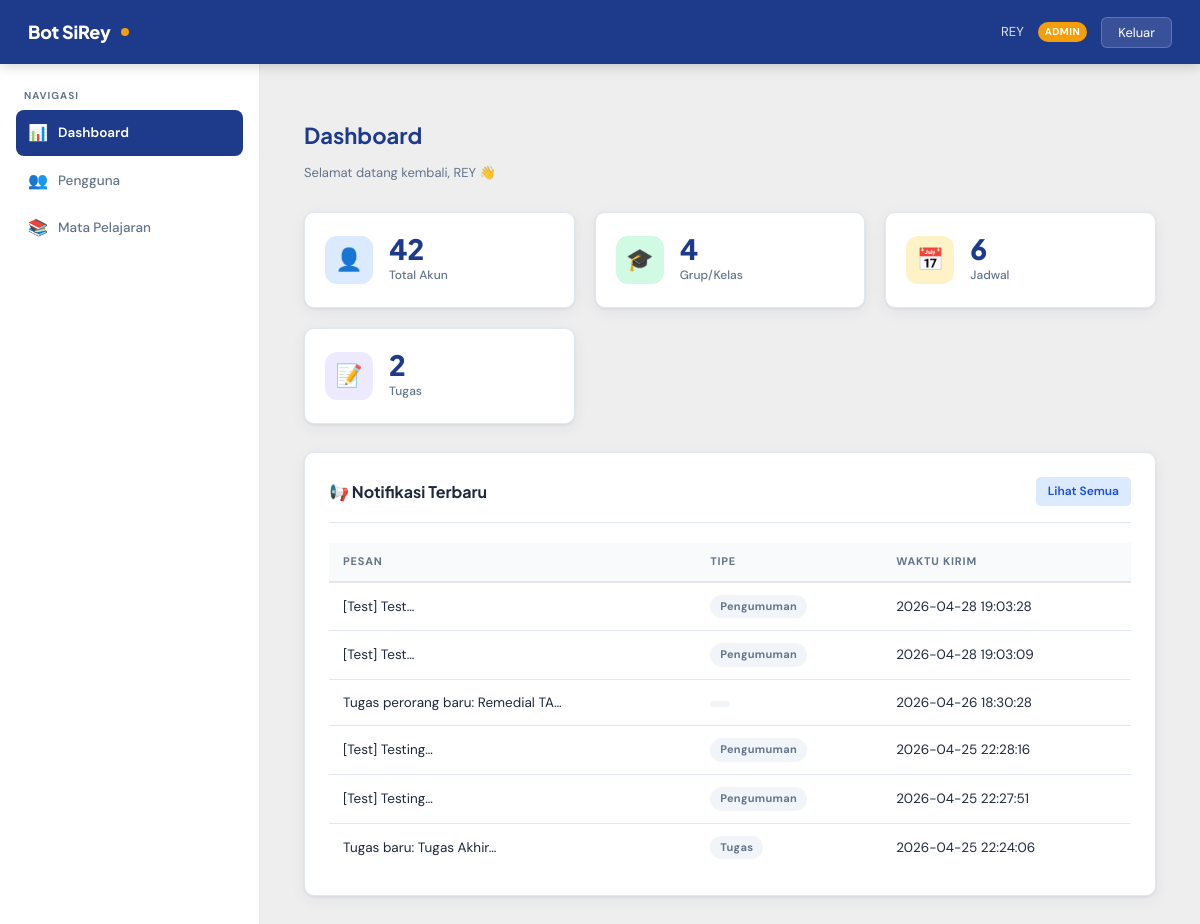
Screenshot of /dashboard/dashboard.php (signed in) with the database file from the repository.
### tables this page shows
CREATE TABLE `notifikasi_rayhanrp` (
  `notifikasi_id` int(11) NOT NULL,
  `tipe` enum('tugas','pengumuman','jadwal','nilai','sistem','telegram') NOT NULL,
  `grup_id` int(11) DEFAULT NULL,
  `sumber_tipe` enum('pengumuman','tugas','sistem') DEFAULT NULL,
  `sumber_id` int(11) DEFAULT NULL,
  `pesan` text NOT NULL,
  `jumlah_terkirim` int(11) NOT NULL DEFAULT 0,
  `waktu_kirim` datetime NOT NULL DEFAULT current_timestamp()
);

### includes/helpers.php (called while the page is built, shortened)
<?php
require_once __DIR__ . '/../koneksi.php';
function requireAdminSession(string $redirectTo = 'login.php'): array
{
    return [
        'id'      => (int)$_SESSION['admin_id'],
        'nis_nip' => (string)($_SESSION['admin_nis_nip'] ?? ''),
        'role'    => (string)($_SESSION['admin_role'] ?? 'guru'),
        'name'    => (string)($_SESSION['admin_name'] ?? 'Admin'),
    ];
}

### koneksi.php (called while the page is built, shortened)
<?php
function sirey_getConfig(): array
{
    static $config = null;
    if ($config === null) {
        $config = require __DIR__ . '/config.php';
    }
    return $config;
}
function sirey_getDatabase(): mysqli
{
    static $db = null;
    if ($db === null) {
        $config = sirey_getConfig()['db'];
        $db = mysqli_connect(
            $config['host'],
            $config['username'],
            $config['password'],
            $config['database']
        );
        mysqli_set_charset($db, $config['charset']);
    }
    return $db;
}
function sirey_query(string $sql, string $types = '', mixed ...$params): mysqli_stmt|false
{
    $stmt = null;
    try {
        $db = sirey_getDatabase();
        $stmt = mysqli_prepare($db, $sql);
        if (!mysqli_stmt_execute($stmt)) {
            sirey_setLastDbError(mysqli_stmt_errno($stmt), mysqli_stmt_error($stmt));
            mysqli_stmt_close($stmt);
            return false;
        }
        return $stmt;
    } catch (Throwable $e) {
        if ($stmt instanceof mysqli_stmt) {
            mysqli_stmt_close($stmt);
        }
        $db = $db ?? null;
        $errno = (int)$e->getCode();
        $message = $e->getMessage();
        if ($errno <= 0 && $db instanceof mysqli) {
            $errno = mysqli_errno($db);
            $message = mysqli_error($db) ?: $message;
        }
        sirey_setLastDbError($errno, $message);
        error_log('sirey_query: ' . $message);
        return false;
    }
}

### dashboard/dashboard.php (the view, shortened to what this page needs)
<?php
require_once __DIR__ . '/_layout.php';
$queryAkun = sirey_query('SELECT COUNT(*) AS total FROM akun_rayhanRP');
$rowAkun   = $queryAkun ? mysqli_fetch_assoc(mysqli_stmt_get_result($queryAkun)) : ['total' => 0];
$totalAkun = (int) ($rowAkun['total'] ?? 0);
$queryGrup = sirey_query('SELECT COUNT(*) AS total FROM grup_rayhanRP');
$rowGrup   = $queryGrup ? mysqli_fetch_assoc(mysqli_stmt_get_result($queryGrup)) : ['total' => 0];
$totalGrup = (int) ($rowGrup['total'] ?? 0);
if ($data_admin_rayhanrp['role'] === 'guru') {
    $queryJadwal = sirey_query(
        'SELECT COUNT(*) AS total FROM guru_mengajar_rayhanRP WHERE akun_id = ? AND aktif = 1',
        'i',
        $data_admin_rayhanrp['id']
    );
} else {
    $queryJadwal = sirey_query('SELECT COUNT(*) AS total FROM guru_mengajar_rayhanRP WHERE aktif = 1');
}
$rowJadwal   = $queryJadwal ? mysqli_fetch_assoc(mysqli_stmt_get_result($queryJadwal)) : ['total' => 0];
$totalJadwal = (int) ($rowJadwal['total'] ?? 0);
if ($data_admin_rayhanrp['role'] === 'guru') {
    $queryTugas = sirey_query(
        'SELECT COUNT(*) AS total FROM tugas_rayhanRP t
         INNER JOIN guru_mengajar_rayhanRP gm ON t.grup_id = gm.grup_id
         WHERE gm.akun_id = ? AND gm.aktif = 1',
        'i',
        $data_admin_rayhanrp['id']
    );
} else {
    $queryTugas = sirey_query('SELECT COUNT(*) AS total FROM tugas_rayhanRP');
}
$rowTugas   = $queryTugas ? mysqli_fetch_assoc(mysqli_stmt_get_result($queryTugas)) : ['total' => 0];
$totalTugas = (int) ($rowTugas['total'] ?? 0);
$recentNotifs = [];
$queryNotifikasi = sirey_query('SELECT pesan, waktu_kirim, tipe FROM notifikasi_rayhanRP ORDER BY waktu_kirim DESC LIMIT 6');
if ($queryNotifikasi) {
    $resultNotifikasi = mysqli_stmt_get_result($queryNotifikasi);
    while ($row = mysqli_fetch_assoc($resultNotifikasi)) {
        $recentNotifs[] = $row;
    }
}
?>
<div class="page-header">
    <h2>Dashboard</h2>
    <p>Selamat datang kembali, <?php echo htmlspecialchars($data_admin_rayhanrp['name']); ?> 👋</p>
</div>
<div class="stat-grid">
    <?php if (!in_array($data_admin_rayhanrp['role'], ['guru', 'kurikulum'], true)): ?>
    <div class="stat-card">
        <div class="stat-icon blue">👤</div>
        <div>
            <div class="stat-value"><?php echo number_format($totalAkun); ?></div>
            <div class="stat-label">Total Akun</div>
        </div>
    </div>
    <?php endif; ?>
    <?php if ($data_admin_rayhanrp['role'] !== 'guru'): ?>
    <div class="stat-card">
        <div class="stat-icon green">🎓</div>
        <div>
            <div class="stat-value"><?php echo number_format($totalGrup); ?></div>
            <div class="stat-label">Grup/Kelas</div>
        </div>
    </div>
    <?php endif; ?>
    <div class="stat-card">
        <div class="stat-icon amber">📅</div>
        <div>
            <div class="stat-value"><?php echo number_format($totalJadwal); ?></div>
            <div class="stat-label">Jadwal</div>
        </div>
    </div>
    <div class="stat-card">
        <div class="stat-icon purple">📝</div>
        <div>
            <div class="stat-value"><?php echo number_format($totalTugas); ?></div>
            <div class="stat-label">Tugas</div>
        </div>
    </div>
</div>
<?php if ($data_admin_rayhanrp['role'] !== 'guru'): ?>
<div class="card">
    <div class="card-header">
        <h3>📢 Notifikasi Terbaru</h3>
        <a href="notifikasi.php" class="btn btn-secondary btn-sm">Lihat Semua</a>
    </div>
    <?php if (empty($recentNotifs)) : ?>
        <div class="empty-state">
            <div class="empty-icon">📭</div>
            <p>Belum ada notifikasi yang terkirim.</p>
        </div>
    <?php else : ?>
        <table class="data-table">
            <thead>
                <tr>
                    <th>Pesan</th>
                    <th>Tipe</th>
                    <th>Waktu Kirim</th>
                </tr>
            </thead>
            <tbody>
                <?php foreach ($recentNotifs as $notif) : ?>
                    <tr>
                        <td><?php echo htmlspecialchars(mb_substr($notif['pesan'], 0, 90)); ?>…</td>
                        <td>
                            <span class="badge badge-default">
                                <?php echo htmlspecialchars(ucfirst($notif['tipe'])); ?>
                            </span>
                        </td>
                        <td style="white-space: nowrap;">
                            <?php echo htmlspecialchars($notif['waktu_kirim']); ?>
                        </td>
                    </tr>
                <?php endforeach; ?>
            </tbody>
        </table>
    <?php endif; ?>
</div>
<?php endif; ?>
<?php layoutEnd(); ?>

### dashboard/_layout.php (shortened to what this page needs)
<?php
require_once __DIR__ . '/../koneksi.php';
require_once __DIR__ . '/../includes/helpers.php';
$data_admin_rayhanrp = requireAdminSession('login.php');
$menu_aktif_rayhanrp ??= 'dashboard';
function menuVisible(array $item, array $data_admin_rayhanrp): bool
{
    $permission = (string)($item['permission'] ?? '');
    return $permission === '' ? true : can($permission, $data_admin_rayhanrp);
}
?>
<!DOCTYPE html>
<html lang="id">
<head>
  <link rel="stylesheet" href="assets/style.css">
</head>
<body>
<nav class="navbar">
  <div class="navbar-brand">
    Bot SiRey
    <span class="brand-dot"></span>
  </div>
  <div class="navbar-user">
    <span><?php echo htmlspecialchars($data_admin_rayhanrp['name']); ?></span>
    <span class="role-badge"><?php echo strtoupper(str_replace('_', ' ', $data_admin_rayhanrp['role'])); ?></span>
    <form method="POST" style="margin:0">
      <button type="submit" name="logout" value="1" class="btn-logout">Keluar</button>
    </form>
  </div>
</nav>
<div class="layout">
  <aside class="sidebar" id="sidebar">
    <div class="sidebar-section">
      <div class="sidebar-label">Navigasi</div>
      <?php foreach (MENU_ITEMS as $key => $item): ?>
        <?php if (!menuVisible($item, $data_admin_rayhanrp)) continue; ?>
        <a href="<?php echo $item['href']; ?>"
           class="sidebar-link <?php echo $menu_aktif_rayhanrp === $key ? 'active' : ''; ?>">
          <span class="icon"><?php echo $item['icon']; ?></span>
          <?php echo htmlspecialchars($item['label']); ?>
        </a>
      <?php endforeach; ?>
    </div>
  </aside>
  <main class="main">
<?php
function layoutEnd(): void
{
    echo "\n  </main>\n</div>\n</body>\n</html>\n";
}

### rows the page displays
notifikasi_rayhanrp: pesan "[Test] Test", tipe "Pengumuman", waktu_kirim "2026-04-28 19:03:28"
notifikasi_rayhanrp: pesan "[Test] Test", tipe "Pengumuman", waktu_kirim "2026-04-28 19:03:09"
notifikasi_rayhanrp: pesan "Tugas perorang baru: Remedial TA", waktu_kirim "2026-04-26 18:30:28"
notifikasi_rayhanrp: pesan "[Test] Testing", tipe "Pengumuman", waktu_kirim "2026-04-25 22:28:16"
notifikasi_rayhanrp: pesan "[Test] Testing", tipe "Pengumuman", waktu_kirim "2026-04-25 22:27:51"
notifikasi_rayhanrp: pesan "Tugas baru: Tugas Akhir", tipe "Tugas", waktu_kirim "2026-04-25 22:24:06"

### other values shown
$data_admin_rayhanrp['name'] "REY"
str_replace('_', ' ', $data_admin_rayhanrp['role']) "ADMIN"
$item['icon'] "📊"
$item['label'] "Dashboard"
$item['icon'] "👥"
$item['label'] "Pengguna"
$item['icon'] "📚"
$item['label'] "Mata Pelajaran"
$totalAkun "42"
$totalGrup "4"
$totalJadwal "6"
$totalTugas "2"
